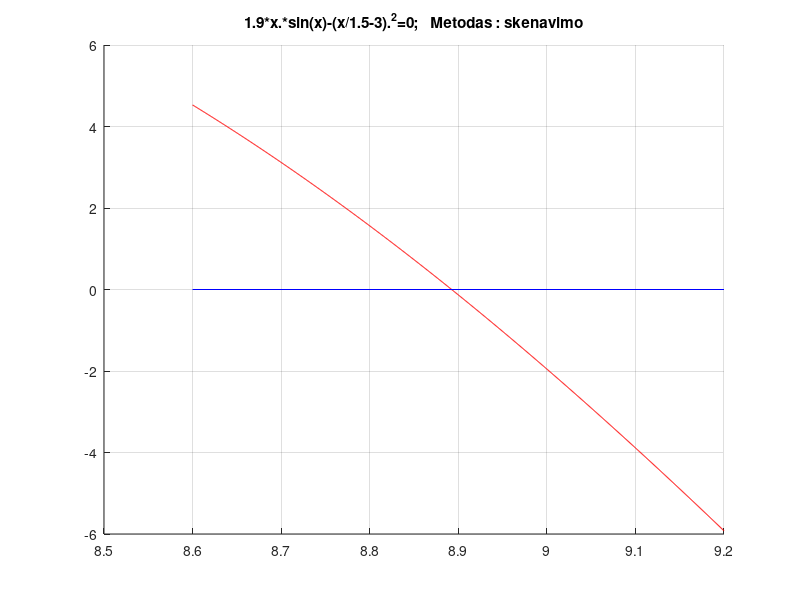

This chart was generated by the following MATLAB code:
clc,close all

%------------------------   PRADINIAI DUOMENYS  ---------------------------

%f = 'x.^4+7/2*x.^3-23/2*x.^2-43/2*x-15/2'
%ff = @(x)x.^4+7/2*x.^3-23/2*x.^2-43/2*x-15/2

%range=[-5.10 ; -4.96 ]
%range=[-1.04 ; -0.90 ]
%range=[-0.62 ; -0.48 ]
%range=[2.88 ; 3.02 ]

f = '1.9*x.*sin(x)-(x/1.5-3).^2'
ff = @(x)1.9*x.*sin(x)-(x/1.5-3).^2
%range=[1.40 ; 2.00 ]
% range=[2.60 ; 3.20 ]
% range=[6.20 ; 6.80 ]
range=[8.60 ; 9.20 ]


eps=1e-9;  % parenkame tikslumo reiksme
method='skenavimo';


% braizomas funkcijos grafikas
npoints=1000; x=range(1): (range(2)-range(1))/(npoints-1) :range(2);
figure(1); grid on; hold on;
str=[f,'=0;   Metodas : ',method]; title(str);
plot(x,eval(f),'r-');
plot(range,[0 0],'b-');
riba1 = range(1);
riba2 = range(2);
interacijos = 1;
rez = 100;
while rez > eps
    zingsnis = riba1 - riba2;
    zingsnis = zingsnis/4;
    zingsnis = abs(zingsnis);
    i = riba1;
    while (i <= riba2)
        ats=ff(i);
        ats2=ff(i+zingsnis);
        
        if(abs(ats) < abs(ats2))
            rez = abs(ats);
            saknis = i;
            
        end
        
        if(abs(ats2) < abs(ats))
            rez = abs(ats2);
            saknis = i+zingsnis;
        end
        
        G =sprintf('interacija %d, tikslumas %d, rezis :  [%d ; %d ]',interacijos,rez,i,i+zingsnis);
        disp(G);
        interacijos = interacijos + 1;
        
        plot(i, ats, 'o' , ...
            'MarkerFaceColor', 'r', 'MarkerSize' , 7);h = findobj(gca,'Type','line');h1=h(1);
        plot(i+zingsnis, ats2, 'o' , ...
            'MarkerFaceColor', 'r', 'MarkerSize' , 7);h = findobj(gca,'Type','line');h2=h(1);
        input('Press Enter'), figure(1); % skaiciavimas stabdomas iki bus paspaustas Enter klavisas
        
        delete(h1);delete(h2);
        
        if (ats > 0 && ats2 < 0) || (ats < 0 && ats2 > 0) || ( ats ==  0 || ats2 == 0)
            riba1 = i;
            riba2 = i + zingsnis;
            break;
        end
        i = i + zingsnis;
    end
    
end

disp(saknis);